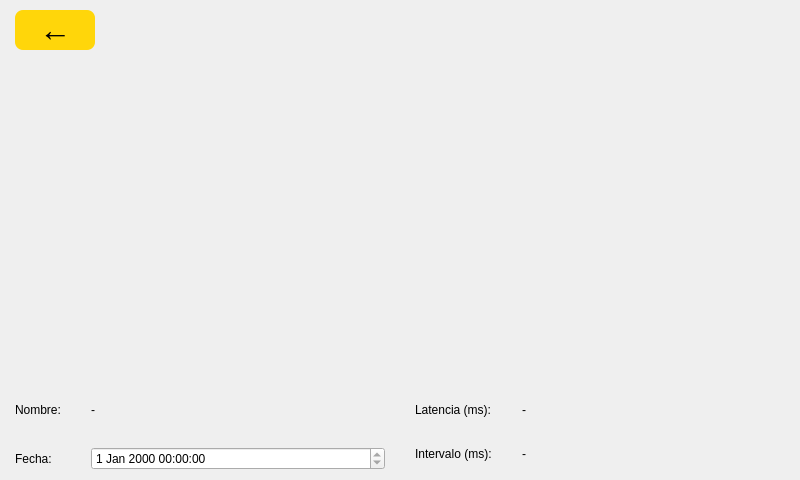
<?xml version="1.0" encoding="UTF-8"?>
<ui version="4.0">
 <class>RegistryDisplayScreen</class>
 <widget class="QWidget" name="RegistryDisplayScreen">
  <property name="geometry">
   <rect>
    <x>0</x>
    <y>0</y>
    <width>800</width>
    <height>480</height>
   </rect>
  </property>
  <layout class="QVBoxLayout" name="mainLayout">
   <property name="spacing">
    <number>8</number>
   </property>
   <property name="leftMargin">
    <number>15</number>
   </property>
   <property name="topMargin">
    <number>10</number>
   </property>
   <property name="rightMargin">
    <number>15</number>
   </property>
   <property name="bottomMargin">
    <number>10</number>
   </property>
   <item>
    <widget class="QPushButton" name="backButton">
     <property name="sizePolicy">
      <sizepolicy hsizetype="Fixed" vsizetype="Fixed">
       <horstretch>0</horstretch>
       <verstretch>0</verstretch>
      </sizepolicy>
     </property>
     <property name="minimumSize">
      <size>
       <width>80</width>
       <height>40</height>
      </size>
     </property>
     <property name="maximumSize">
      <size>
       <width>80</width>
       <height>40</height>
      </size>
     </property>
     <property name="styleSheet">
      <string notr="true">QPushButton#backButton { background-color: rgb(255, 214, 10); border-radius: 8px; font-size: 24pt; font-weight: bold; color: black; }</string>
     </property>
     <property name="text">
      <string>←</string>
     </property>
    </widget>
   </item>
   <item>
    <widget class="QCustomPlot" name="plotMeasures" native="true">
     <property name="sizePolicy">
      <sizepolicy hsizetype="Expanding" vsizetype="Expanding">
       <horstretch>0</horstretch>
       <verstretch>1</verstretch>
      </sizepolicy>
     </property>
     <property name="minimumSize">
      <size>
       <width>400</width>
       <height>250</height>
      </size>
     </property>
    </widget>
   </item>
   <item>
    <layout class="QHBoxLayout" name="infoRow">
     <property name="spacing">
      <number>30</number>
     </property>
     <item>
      <layout class="QFormLayout" name="leftForm">
       <item row="0" column="0">
        <widget class="QLabel" name="nameLabel">
         <property name="text">
          <string>Nombre:</string>
         </property>
        </widget>
       </item>
       <item row="0" column="1">
        <widget class="QLabel" name="nameText">
         <property name="text">
          <string>-</string>
         </property>
        </widget>
       </item>
       <item row="1" column="0">
        <widget class="QLabel" name="dateLabel">
         <property name="text">
          <string>Fecha:</string>
         </property>
        </widget>
       </item>
       <item row="1" column="1">
        <widget class="QDateTimeEdit" name="dateTimeEdit">
         <property name="readOnly">
          <bool>true</bool>
         </property>
        </widget>
       </item>
      </layout>
     </item>
     <item>
      <layout class="QFormLayout" name="rightForm">
       <item row="0" column="0">
        <widget class="QLabel" name="latencyLabel">
         <property name="text">
          <string>Latencia (ms):</string>
         </property>
        </widget>
       </item>
       <item row="0" column="1">
        <widget class="QLabel" name="latencyText">
         <property name="text">
          <string>-</string>
         </property>
        </widget>
       </item>
       <item row="1" column="0">
        <widget class="QLabel" name="timeLabel">
         <property name="text">
          <string>Intervalo (ms):</string>
         </property>
        </widget>
       </item>
       <item row="1" column="1">
        <widget class="QLabel" name="timeText">
         <property name="text">
          <string>-</string>
         </property>
        </widget>
       </item>
      </layout>
     </item>
    </layout>
   </item>
  </layout>
 </widget>
 <customwidgets>
  <customwidget>
   <class>QCustomPlot</class>
   <extends>QWidget</extends>
   <header>qcustomplot.h</header>
  </customwidget>
 </customwidgets>
 <resources/>
 <connections/>
</ui>
